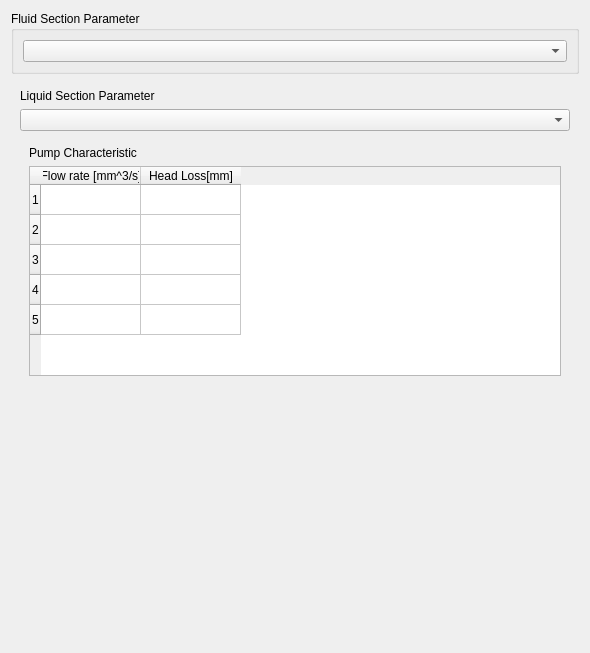
<?xml version="1.0" encoding="UTF-8"?>
<ui version="4.0">
 <class>Form</class>
 <widget class="QWidget" name="Form">
  <property name="geometry">
   <rect>
    <x>0</x>
    <y>0</y>
    <width>590</width>
    <height>653</height>
   </rect>
  </property>
  <property name="windowTitle">
   <string>Form</string>
  </property>
  <layout class="QVBoxLayout" name="verticalLayout_11">
   <item>
    <widget class="QGroupBox" name="groupBox_3">
     <property name="maximumSize">
      <size>
       <width>16777215</width>
       <height>1677215</height>
      </size>
     </property>
     <property name="title">
      <string>Fluid Section Parameter</string>
     </property>
     <layout class="QVBoxLayout" name="verticalLayout_5">
      <item>
       <widget class="QComboBox" name="cb_section_type"/>
      </item>
     </layout>
    </widget>
   </item>
   <item>
    <widget class="QStackedWidget" name="sw_section_type">
     <property name="currentIndex">
      <number>0</number>
     </property>
     <widget class="QWidget" name="page">
      <layout class="QVBoxLayout" name="verticalLayout_8">
       <item>
        <widget class="QLabel" name="label">
         <property name="text">
          <string>Liquid Section Parameter</string>
         </property>
        </widget>
       </item>
       <item>
        <widget class="QComboBox" name="cb_liquid_section_type"/>
       </item>
       <item>
        <widget class="QStackedWidget" name="sw_liquid_section_type">
         <property name="currentIndex">
          <number>9</number>
         </property>
         <widget class="QWidget" name="page_4">
          <layout class="QVBoxLayout" name="verticalLayout">
           <item>
            <layout class="QHBoxLayout" name="horizontalLayout">
             <item>
              <widget class="QLabel" name="label_4">
               <property name="text">
                <string>Pipe Area </string>
               </property>
              </widget>
             </item>
             <item>
              <widget class="Gui::InputField" name="if_manning_area">
               <property name="text">
                <string>0 mm^2</string>
               </property>
               <property name="unit" stdset="0">
                <string notr="true">mm^2</string>
               </property>
              </widget>
             </item>
            </layout>
           </item>
           <item>
            <layout class="QHBoxLayout" name="horizontalLayout_2">
             <item>
              <widget class="QLabel" name="label_5">
               <property name="text">
                <string>Hydraulic Radius</string>
               </property>
              </widget>
             </item>
             <item>
              <widget class="Gui::InputField" name="if_manning_radius">
               <property name="text">
                <string>0 mm</string>
               </property>
               <property name="unit" stdset="0">
                <string notr="true">mm</string>
               </property>
              </widget>
             </item>
            </layout>
           </item>
           <item>
            <layout class="QHBoxLayout" name="horizontalLayout_3">
             <item>
              <widget class="QLabel" name="label_6">
               <property name="text">
                <string>Manning Coefficient</string>
               </property>
              </widget>
             </item>
             <item>
              <widget class="QDoubleSpinBox" name="sb_manning_coefficient">
               <property name="decimals">
                <number>3</number>
               </property>
               <property name="maximum">
                <double>1.000000000000000</double>
               </property>
               <property name="singleStep">
                <double>0.001000000000000</double>
               </property>
              </widget>
             </item>
            </layout>
           </item>
          </layout>
         </widget>
         <widget class="QWidget" name="page_5">
          <layout class="QVBoxLayout" name="verticalLayout_6">
           <item>
            <layout class="QHBoxLayout" name="horizontalLayout_4">
             <item>
              <widget class="QLabel" name="label_7">
               <property name="text">
                <string>Initial Area</string>
               </property>
              </widget>
             </item>
             <item>
              <widget class="Gui::InputField" name="if_enlarge_area1">
               <property name="text">
                <string>0 mm^2</string>
               </property>
               <property name="unit" stdset="0">
                <string notr="true">mm^2</string>
               </property>
              </widget>
             </item>
            </layout>
           </item>
           <item>
            <layout class="QHBoxLayout" name="horizontalLayout_5">
             <item>
              <widget class="QLabel" name="label_8">
               <property name="text">
                <string>Enlarged Area</string>
               </property>
              </widget>
             </item>
             <item>
              <widget class="Gui::InputField" name="if_enlarge_area2">
               <property name="text">
                <string>0 mm^2</string>
               </property>
               <property name="unit" stdset="0">
                <string notr="true">mm^2</string>
               </property>
              </widget>
             </item>
            </layout>
           </item>
          </layout>
         </widget>
         <widget class="QWidget" name="page_6">
          <layout class="QVBoxLayout" name="verticalLayout_7">
           <item>
            <layout class="QHBoxLayout" name="horizontalLayout_7">
             <item>
              <widget class="QLabel" name="label_10">
               <property name="text">
                <string>Initial Area</string>
               </property>
              </widget>
             </item>
             <item>
              <widget class="Gui::InputField" name="if_contract_area1">
               <property name="text">
                <string>0 mm^2</string>
               </property>
               <property name="unit" stdset="0">
                <string notr="true">mm^2</string>
               </property>
              </widget>
             </item>
            </layout>
           </item>
           <item>
            <layout class="QHBoxLayout" name="horizontalLayout_6">
             <item>
              <widget class="QLabel" name="label_9">
               <property name="text">
                <string>Contracted Area</string>
               </property>
              </widget>
             </item>
             <item>
              <widget class="Gui::InputField" name="if_contract_area2">
               <property name="text">
                <string>0 mm^2</string>
               </property>
               <property name="unit" stdset="0">
                <string notr="true">mm^2</string>
               </property>
              </widget>
             </item>
            </layout>
           </item>
          </layout>
         </widget>
         <widget class="QWidget" name="page_7">
          <layout class="QVBoxLayout" name="verticalLayout_13">
           <item>
            <widget class="QGroupBox" name="gb_inletpressure">
             <property name="title">
              <string>Inlet Pressure</string>
             </property>
             <property name="checkable">
              <bool>true</bool>
             </property>
             <layout class="QVBoxLayout" name="verticalLayout_9">
              <item>
               <layout class="QHBoxLayout" name="horizontalLayout_8">
                <item>
                 <widget class="QLabel" name="label_11">
                  <property name="text">
                   <string>Pressure</string>
                  </property>
                 </widget>
                </item>
                <item>
                 <widget class="Gui::InputField" name="if_inletpressure">
                  <property name="enabled">
                   <bool>true</bool>
                  </property>
                  <property name="text">
                   <string/>
                  </property>
                  <property name="unit" stdset="0">
                   <string notr="true">MPa</string>
                  </property>
                 </widget>
                </item>
               </layout>
              </item>
             </layout>
            </widget>
           </item>
           <item>
            <widget class="QGroupBox" name="gb_inletflowrate">
             <property name="title">
              <string>Inlet Mass Flow Rate</string>
             </property>
             <property name="checkable">
              <bool>true</bool>
             </property>
             <layout class="QVBoxLayout" name="verticalLayout_12">
              <item>
               <layout class="QHBoxLayout" name="horizontalLayout_10">
                <item>
                 <widget class="QLabel" name="label_13">
                  <property name="text">
                   <string>Mass flow rate</string>
                  </property>
                 </widget>
                </item>
                <item>
                 <widget class="Gui::InputField" name="if_inletflowrate">
                  <property name="text">
                   <string>1 kg/s</string>
                  </property>
                  <property name="unit" stdset="0">
                   <string notr="true">kg/s</string>
                  </property>
                 </widget>
                </item>
               </layout>
              </item>
             </layout>
            </widget>
           </item>
          </layout>
         </widget>
         <widget class="QWidget" name="page_8">
          <layout class="QVBoxLayout" name="verticalLayout_15">
           <item>
            <widget class="QGroupBox" name="gb_outletpressure">
             <property name="title">
              <string>Outlet Pressure</string>
             </property>
             <property name="checkable">
              <bool>true</bool>
             </property>
             <layout class="QVBoxLayout" name="verticalLayout_10">
              <item>
               <layout class="QHBoxLayout" name="horizontalLayout_9">
                <item>
                 <widget class="QLabel" name="label_12">
                  <property name="text">
                   <string>Pressure</string>
                  </property>
                 </widget>
                </item>
                <item>
                 <widget class="Gui::InputField" name="if_outletpressure">
                  <property name="text">
                   <string/>
                  </property>
                  <property name="unit" stdset="0">
                   <string notr="true">MPa</string>
                  </property>
                 </widget>
                </item>
               </layout>
              </item>
             </layout>
            </widget>
           </item>
           <item>
            <widget class="QGroupBox" name="gb_outletflowrate">
             <property name="title">
              <string>Outlet Mass Flow Rate</string>
             </property>
             <property name="checkable">
              <bool>true</bool>
             </property>
             <layout class="QVBoxLayout" name="verticalLayout_14">
              <item>
               <layout class="QHBoxLayout" name="horizontalLayout_11">
                <item>
                 <widget class="QLabel" name="label_14">
                  <property name="text">
                   <string>Mass flow rate</string>
                  </property>
                 </widget>
                </item>
                <item>
                 <widget class="Gui::InputField" name="if_outletflowrate">
                  <property name="text">
                   <string>1 kg/s</string>
                  </property>
                  <property name="unit" stdset="0">
                   <string notr="true">kg/s</string>
                  </property>
                 </widget>
                </item>
               </layout>
              </item>
             </layout>
            </widget>
           </item>
          </layout>
         </widget>
         <widget class="QWidget" name="page_9">
          <layout class="QVBoxLayout" name="verticalLayout_16">
           <item>
            <layout class="QHBoxLayout" name="horizontalLayout_13">
             <item>
              <widget class="QLabel" name="label_15">
               <property name="text">
                <string>Pipe Area</string>
               </property>
              </widget>
             </item>
             <item>
              <widget class="Gui::InputField" name="if_entrance_pipe_area">
               <property name="text">
                <string>0 mm^2</string>
               </property>
               <property name="unit" stdset="0">
                <string notr="true">mm^2</string>
               </property>
              </widget>
             </item>
            </layout>
           </item>
           <item>
            <layout class="QHBoxLayout" name="horizontalLayout_14">
             <item>
              <widget class="QLabel" name="label_16">
               <property name="text">
                <string>Entrance Area</string>
               </property>
              </widget>
             </item>
             <item>
              <widget class="Gui::InputField" name="if_entrance_area">
               <property name="text">
                <string>0 mm^2</string>
               </property>
               <property name="unit" stdset="0">
                <string notr="true">mm^2</string>
               </property>
              </widget>
             </item>
            </layout>
           </item>
          </layout>
         </widget>
         <widget class="QWidget" name="page_10">
          <layout class="QVBoxLayout" name="verticalLayout_17">
           <item>
            <layout class="QHBoxLayout" name="horizontalLayout_15">
             <item>
              <widget class="QLabel" name="label_17">
               <property name="text">
                <string>Pipe Area</string>
               </property>
              </widget>
             </item>
             <item>
              <widget class="Gui::InputField" name="if_diaphragm_pipe_area">
               <property name="text">
                <string>0 mm^2</string>
               </property>
               <property name="unit" stdset="0">
                <string notr="true">mm^2</string>
               </property>
              </widget>
             </item>
            </layout>
           </item>
           <item>
            <layout class="QHBoxLayout" name="horizontalLayout_16">
             <item>
              <widget class="QLabel" name="label_18">
               <property name="text">
                <string>Diaphragm Area</string>
               </property>
              </widget>
             </item>
             <item>
              <widget class="Gui::InputField" name="if_diaphragm_area">
               <property name="text">
                <string>0 mm^2</string>
               </property>
               <property name="unit" stdset="0">
                <string notr="true">mm^2</string>
               </property>
              </widget>
             </item>
            </layout>
           </item>
          </layout>
         </widget>
         <widget class="QWidget" name="page_11">
          <layout class="QVBoxLayout" name="verticalLayout_18">
           <item>
            <layout class="QHBoxLayout" name="horizontalLayout_17">
             <item>
              <widget class="QLabel" name="label_19">
               <property name="text">
                <string>Pipe Area</string>
               </property>
              </widget>
             </item>
             <item>
              <widget class="Gui::InputField" name="if_bend_pipe_area">
               <property name="text">
                <string>0 mm^2</string>
               </property>
               <property name="unit" stdset="0">
                <string notr="true">mm^2</string>
               </property>
              </widget>
             </item>
            </layout>
           </item>
           <item>
            <layout class="QHBoxLayout" name="horizontalLayout_18">
             <item>
              <widget class="QLabel" name="label_20">
               <property name="text">
                <string>Bend Radius/Pipe Diameter</string>
               </property>
              </widget>
             </item>
             <item>
              <widget class="QDoubleSpinBox" name="sb_bradius_pdiameter">
               <property name="decimals">
                <number>3</number>
               </property>
               <property name="minimum">
                <double>1.000000000000000</double>
               </property>
               <property name="maximum">
                <double>9999999.000000000000000</double>
               </property>
               <property name="singleStep">
                <double>0.100000000000000</double>
               </property>
              </widget>
             </item>
            </layout>
           </item>
           <item>
            <layout class="QHBoxLayout" name="horizontalLayout_19">
             <item>
              <widget class="QLabel" name="label_21">
               <property name="text">
                <string>Bend Angle</string>
               </property>
              </widget>
             </item>
             <item>
              <widget class="QDoubleSpinBox" name="sb_bend_angle">
               <property name="decimals">
                <number>3</number>
               </property>
               <property name="maximum">
                <double>360.000000000000000</double>
               </property>
               <property name="singleStep">
                <double>1.000000000000000</double>
               </property>
              </widget>
             </item>
            </layout>
           </item>
           <item>
            <layout class="QHBoxLayout" name="horizontalLayout_20">
             <item>
              <widget class="QLabel" name="label_22">
               <property name="text">
                <string>Head loss coefficient</string>
               </property>
              </widget>
             </item>
             <item>
              <widget class="QDoubleSpinBox" name="sb_bend_loss_coefficient">
               <property name="decimals">
                <number>3</number>
               </property>
               <property name="maximum">
                <double>1.000000000000000</double>
               </property>
               <property name="singleStep">
                <double>0.001000000000000</double>
               </property>
              </widget>
             </item>
            </layout>
           </item>
          </layout>
         </widget>
         <widget class="QWidget" name="page_12">
          <layout class="QVBoxLayout" name="verticalLayout_19">
           <item>
            <layout class="QHBoxLayout" name="horizontalLayout_21">
             <item>
              <widget class="QLabel" name="label_23">
               <property name="text">
                <string>Pipe Area</string>
               </property>
              </widget>
             </item>
             <item>
              <widget class="Gui::InputField" name="if_gatevalve_pipe_area">
               <property name="text">
                <string>0 mm^2</string>
               </property>
               <property name="unit" stdset="0">
                <string notr="true">mm^2</string>
               </property>
              </widget>
             </item>
            </layout>
           </item>
           <item>
            <layout class="QHBoxLayout" name="horizontalLayout_22">
             <item>
              <widget class="QLabel" name="label_24">
               <property name="text">
                <string>Gate valve closing coefficient</string>
               </property>
              </widget>
             </item>
             <item>
              <widget class="QDoubleSpinBox" name="sb_gatevalve_closing_coeff">
               <property name="decimals">
                <number>3</number>
               </property>
               <property name="minimum">
                <double>0.125000000000000</double>
               </property>
               <property name="maximum">
                <double>1.000000000000000</double>
               </property>
               <property name="singleStep">
                <double>0.100000000000000</double>
               </property>
              </widget>
             </item>
            </layout>
           </item>
          </layout>
         </widget>
         <widget class="QWidget" name="page_13">
          <layout class="QVBoxLayout" name="verticalLayout_21">
           <item>
            <layout class="QVBoxLayout" name="verticalLayout_20">
             <item>
              <widget class="QLabel" name="label_25">
               <property name="text">
                <string>Pump Characteristic</string>
               </property>
              </widget>
             </item>
             <item>
              <widget class="QTableWidget" name="tw_pump_characteristics">
               <row>
                <property name="text">
                 <string>1</string>
                </property>
               </row>
               <row>
                <property name="text">
                 <string>2</string>
                </property>
               </row>
               <row>
                <property name="text">
                 <string>3</string>
                </property>
               </row>
               <row>
                <property name="text">
                 <string>4</string>
                </property>
               </row>
               <row>
                <property name="text">
                 <string>5</string>
                </property>
               </row>
               <column>
                <property name="text">
                 <string>Flow rate [mm^3/s]</string>
                </property>
               </column>
               <column>
                <property name="text">
                 <string>Head Loss[mm]</string>
                </property>
               </column>
               <item row="0" column="0">
                <property name="text">
                 <string/>
                </property>
               </item>
               <item row="0" column="1">
                <property name="text">
                 <string/>
                </property>
               </item>
               <item row="1" column="0">
                <property name="text">
                 <string/>
                </property>
               </item>
               <item row="1" column="1">
                <property name="text">
                 <string/>
                </property>
               </item>
               <item row="2" column="0">
                <property name="text">
                 <string/>
                </property>
               </item>
               <item row="2" column="1">
                <property name="text">
                 <string/>
                </property>
               </item>
               <item row="3" column="0">
                <property name="text">
                 <string/>
                </property>
               </item>
               <item row="3" column="1">
                <property name="text">
                 <string/>
                </property>
               </item>
               <item row="4" column="0">
                <property name="text">
                 <string/>
                </property>
               </item>
               <item row="4" column="1">
                <property name="text">
                 <string/>
                </property>
               </item>
              </widget>
             </item>
            </layout>
           </item>
          </layout>
         </widget>
         <widget class="QWidget" name="page_14">
          <layout class="QVBoxLayout" name="verticalLayout_22">
           <item>
            <layout class="QHBoxLayout" name="horizontalLayout_23">
             <item>
              <widget class="QLabel" name="label_26">
               <property name="text">
                <string>Pipe Area</string>
               </property>
              </widget>
             </item>
             <item>
              <widget class="Gui::InputField" name="if_colebrooke_pipe_area">
               <property name="text">
                <string>0 mm^2</string>
               </property>
               <property name="unit" stdset="0">
                <string notr="true">mm^2</string>
               </property>
              </widget>
             </item>
            </layout>
           </item>
           <item>
            <layout class="QHBoxLayout" name="horizontalLayout_24">
             <item>
              <widget class="QLabel" name="label_27">
               <property name="text">
                <string>Hydraulic Radius</string>
               </property>
              </widget>
             </item>
             <item>
              <widget class="Gui::InputField" name="if_colebrooke_radius">
               <property name="text">
                <string>0 mm</string>
               </property>
               <property name="unit" stdset="0">
                <string notr="true">mm</string>
               </property>
              </widget>
             </item>
            </layout>
           </item>
           <item>
            <layout class="QHBoxLayout" name="horizontalLayout_25">
             <item>
              <widget class="QLabel" name="label_28">
               <property name="text">
                <string>Grain diameter</string>
               </property>
              </widget>
             </item>
             <item>
              <widget class="Gui::InputField" name="if_colebrooke_grain_diameter">
               <property name="text">
                <string>0 mm</string>
               </property>
               <property name="unit" stdset="0">
                <string notr="true">mm</string>
               </property>
              </widget>
             </item>
            </layout>
           </item>
           <item>
            <layout class="QHBoxLayout" name="horizontalLayout_26">
             <item>
              <widget class="QLabel" name="label_29">
               <property name="text">
                <string>Cross section form factor</string>
               </property>
              </widget>
             </item>
             <item>
              <widget class="QDoubleSpinBox" name="sb_colebrooke_form_factor">
               <property name="decimals">
                <number>3</number>
               </property>
               <property name="minimum">
                <double>0.000000000000000</double>
               </property>
               <property name="maximum">
                <double>1.000000000000000</double>
               </property>
               <property name="singleStep">
                <double>0.100000000000000</double>
               </property>
               <property name="value">
                <double>1.000000000000000</double>
               </property>
              </widget>
             </item>
            </layout>
           </item>
          </layout>
         </widget>
        </widget>
       </item>
       <item>
        <spacer name="verticalSpacer">
         <property name="orientation">
          <enum>Qt::Vertical</enum>
         </property>
         <property name="sizeHint" stdset="0">
          <size>
           <width>20</width>
           <height>40</height>
          </size>
         </property>
        </spacer>
       </item>
      </layout>
     </widget>
     <widget class="QWidget" name="page_2">
      <layout class="QVBoxLayout" name="verticalLayout_3">
       <item>
        <widget class="QLabel" name="label_2">
         <property name="text">
          <string>Gas Section Parameter</string>
         </property>
        </widget>
       </item>
       <item>
        <widget class="QComboBox" name="cb_gas_section_type"/>
       </item>
      </layout>
     </widget>
     <widget class="QWidget" name="page_3">
      <layout class="QVBoxLayout" name="verticalLayout_4">
       <item>
        <widget class="QLabel" name="label_3">
         <property name="text">
          <string>Open Channel Section Parameter</string>
         </property>
        </widget>
       </item>
       <item>
        <widget class="QComboBox" name="cb_channel_section_type"/>
       </item>
      </layout>
     </widget>
    </widget>
   </item>
  </layout>
 </widget>
 <customwidgets>
  <customwidget>
   <class>Gui::InputField</class>
   <extends>QLineEdit</extends>
   <header>Gui/InputField.h</header>
  </customwidget>
 </customwidgets>
 <resources/>
 <connections/>
</ui>
